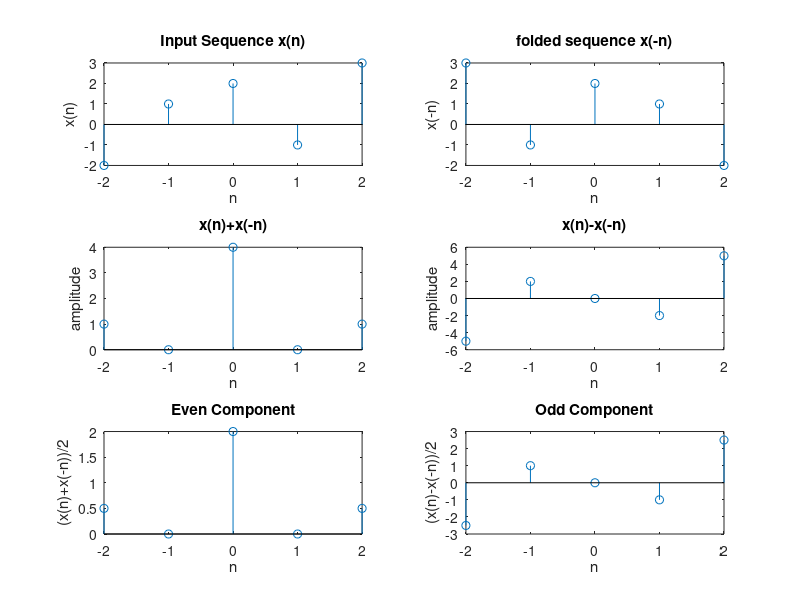

Recreate this plot in MATLAB.
n=[-2 -1 0 1 2];
y=[-2 1 2 -1 3];
yflip=fliplr(y);
%Input Sequence
subplot(3,2,1);
stem(n,y); 
title('Input Sequence x(n)'); 
xlabel('n'); 
ylabel('x(n)');
%Folding
subplot(3,2,2);
ye = (y+yflip);
stem(n,yflip); 
title('folded sequence x(-n)'); 
xlabel('n'); 
ylabel('x(-n)'); 
%Summing
subplot(3,2,3);
stem(n,ye);
title('x(n)+x(-n)'); 
xlabel('n'); 
ylabel('amplitude');
%Subtracting
yo= (y-yflip);
subplot(3,2,4);
stem(n,yo);
title('x(n)-x(-n)'); 
xlabel('n'); 
ylabel('amplitude');
%Even part
E=[ye/2]
subplot(3,2,5);
stem(n,ye/2);
title('Even Component');
xlabel('n'); 
ylabel('(x(n)+x(-n))/2'); 
%Odd part
O=[yo/2]
subplot(3,2,6);
stem(n,yo/2);
title('Odd Component'); 
xlabel('n'); 
ylabel('(x(n)-x(-n))/2'); 
